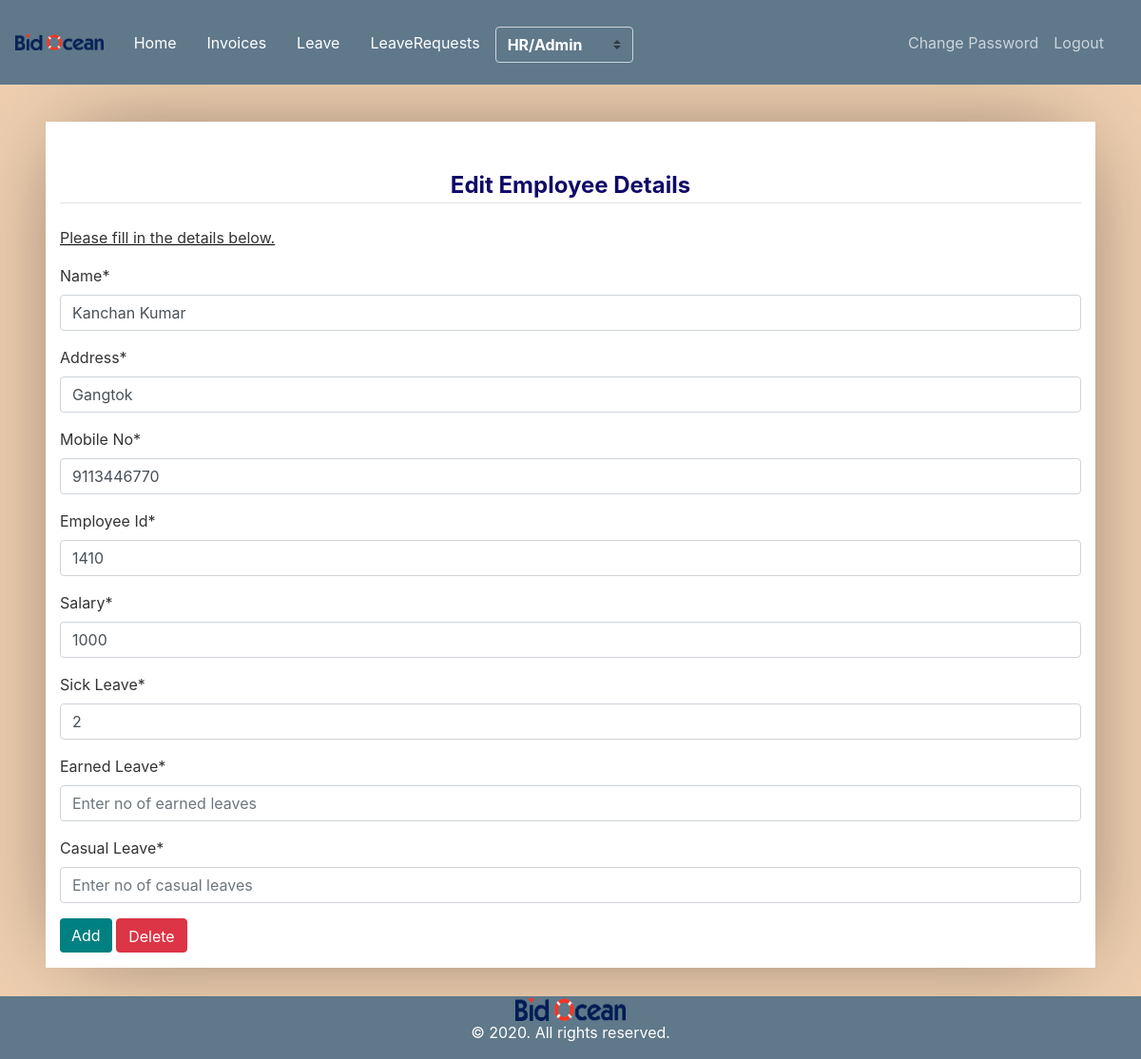
/employee-edit/1 (signed in), run on an earlier commit of the app's database.
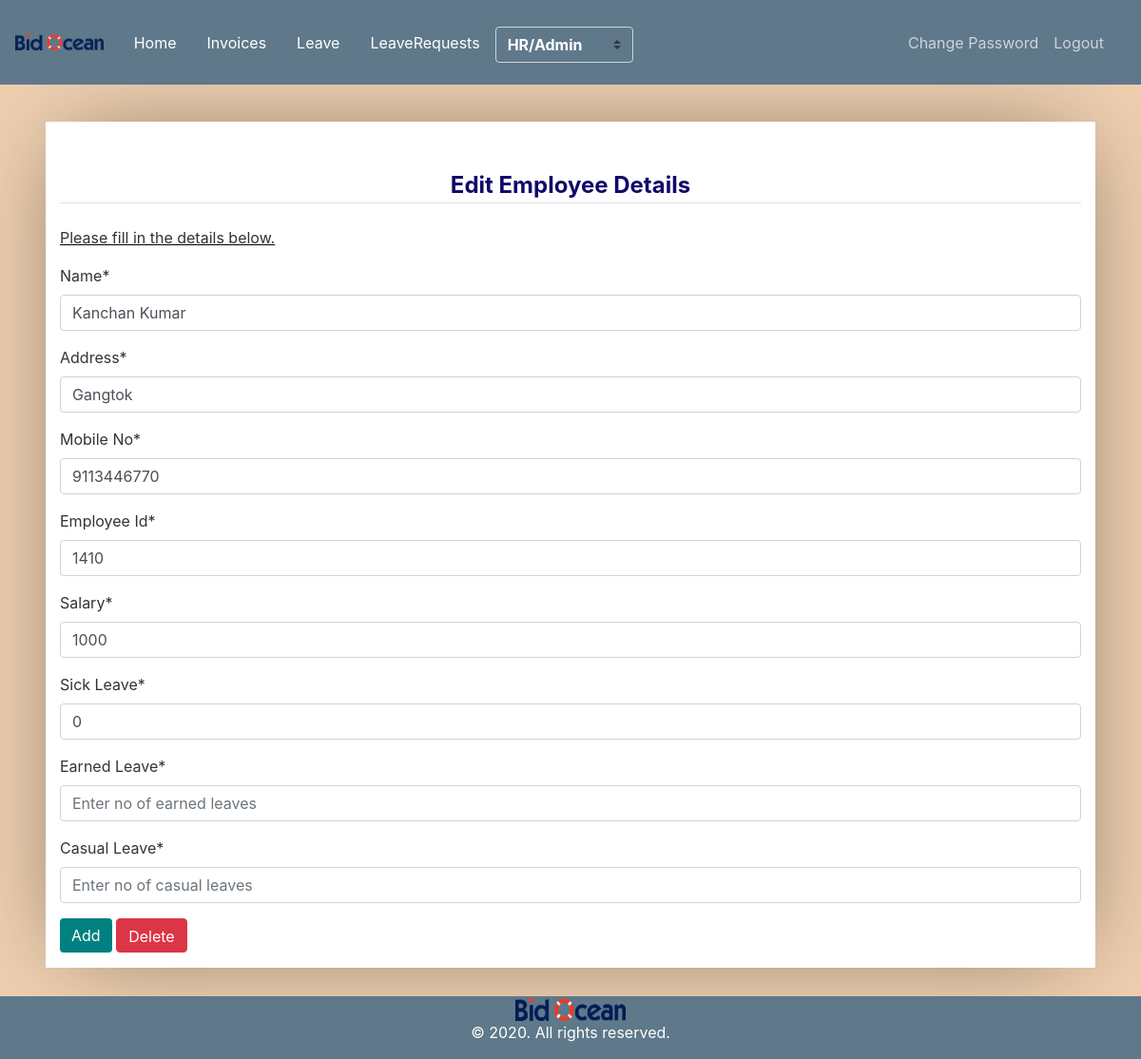
And on a later commit of the database.
### user_invoice/models.py (models this page shows, shortened)
class Employee(models.Model):
	id         = models.AutoField(primary_key=True)
	name       = models.CharField(max_length=300)
	role       = models.ForeignKey(Role,on_delete=models.CASCADE)
	salary     = models.CharField(max_length=300, null=True, blank=True)
	address    = models.CharField(max_length=300)
	emp_id     = models.CharField(max_length=300, null=True, blank=True)
	phone_no   = models.CharField(max_length=300)
	auth_tbl   = models.OneToOneField(Userdetail, on_delete=models.CASCADE)
	added_at   = models.DateTimeField(auto_now_add=True)
	is_manager = models.SmallIntegerField(default=0)
	report_to  = models.ForeignKey('self', on_delete=models.SET_NULL, null=True, blank=True, related_name='empreport_to')

### leave/models.py (models this page shows)
class LeaveBalance(models.Model):
	id           = models.AutoField(primary_key=True)
	paid_leave   = models.CharField(max_length=200)
	others_leave = models.CharField(max_length=200)
	sick_leave   = models.CharField(max_length=200)
	employee     = models.OneToOneField(Employee, on_delete=models.CASCADE, related_name='leave_bal')

### user_invoice/views.py (the view, shortened to what this page needs)
# urls.py: path('employee-edit/<int:pk>',views.EmployeeEditView.as_view(),name='employee_edit'),
class EmployeeEditView(AdminOrHRPanelMixin,TemplateView):
    template_name = 'user_invoice/add_employee.html'
    def get(self, request, pk):
        employee      = Employee.objects.get(pk=pk)
        roles         = Role.objects.all()        # employee_form = EmployeeForm()
        managers      = Employee.objects.filter(is_manager=1)
        context = {
            'employee'     : employee,
            'roles'        : roles,
            'submit'       : 'Edit Employee',
            'title'        : 'Edit employee',
            'role'         : Employee.objects.get(auth_tbl=self.request.user).role.name.lower(),
            'managers'     : managers
        }
        return render(request, self.template_name, context)

### user_invoice/mixin.py (called while the page is built)
    def test_func(self):
        user     = self.request.user
        employee = Employee.objects.get(auth_tbl=user)
        return employee.role.name.lower() == 'admin' or employee.role.name.lower() == 'hr'

### user_invoice/templates/user_invoice/add_employee.html (shortened to what this page needs)
{% extends "user_invoice/base.html" %}
{% load crispy_forms_tags %}
{% block content %}
	<article>
		<legend class="border-bottom mb-4" style="color: rgb(15, 9, 105);text-align: center;" ><b> {% if 'Add' in submit %}Verify Employee{% else %}{{submit}}{% endif %} Details</b> </legend>
		<form method='POST'>
			<div class="form-group">
				<p><u class="spelling">Please fill in the details below.</u> </p>
				<label for="formGropuNameInput">Name*</label>
				<input name="name" class="form-control" id="formGroupNameInput" value="{% if employee.name %}{{employee.name}} {% else %}{{user.firstname}} {{user.lastname}}{% endif %}" placeholder="Enter your name" required {% if 'Add' in submit %}readonly{% endif %}>
			</div>
			<div class="form-group">
				<label for="formGropuNameInput">Address*</label>
				<input name="address" class="form-control" id="formGroupNameInput" value="{% if employee.address %}{{employee.address}}{% else %}{{user.address}}{% endif %}" placeholder="Enter your address" required {% if 'Add' in submit %}readonly{% endif %}>
			</div>
			<div class="form-group">
				<label for="mobile_no">Mobile No*</label>
				<input type="number" class="form-control" id="mobile_no" maxlength="10" name="phone_no" pattern="[6-9]{1}[0-9]{9}" value="{% if employee.phone_no %}{{employee.phone_no}}{% else %}{{user.phone}}{% endif %}" placeholder="Enter Mobile No" {% if 'Add' in submit %}readonly{% endif %} >
			</div>
			<div class="form-group">
				<label for="mobile_no">Employee Id*</label>
				<input type="text" class="form-control" id="emp_id" name="emp_id"  value="{% if employee.emp_id %}{{employee.emp_id}}{% else %}{{user.employee_id}}{% endif %}" placeholder="Enter employee id" required="" {% if 'Add' in submit %}readonly{% endif %} >
			</div>
			<div class="form-group">
				<label for="mobile_no">Salary*</label>
				<input type="text" class="form-control" id="salary" name="salary" value="{% if employee.salary %}{{employee.salary}}{% else %}{{user.salary}}{% endif %}" placeholder="Enter salary" {% if 'Add' in submit %}readonly{% endif %}>
			</div>
			{% if 'Edit' in submit %}
			<div class="form-group">
				<label for="mobile_no">Sick Leave*</label>
				<input type="text" class="form-control" id="leaves" name="sick_leave" value="{{employee.leave_bal.sick_leave}}" placeholder="Enter no of sick leaves" required>
			</div>
			<div class="form-group">
				<label for="mobile_no">Earned Leave*</label>
				<input type="text" class="form-control" id="leaves" name="earned_leave" value="{{employee.leave_bal.earned_leave}}" placeholder="Enter no of earned leaves" required>
			</div>
			<div class="form-group">
				<label for="mobile_no">Casual Leave*</label>
				<input type="text" class="form-control" id="leaves" name="casual_leave" value="{{employee.leave_bal.casual_leave}}" placeholder="Enter no of casual leaves" required>
			</div>
			{% endif %}
			<div class="form-group">
				<a href="{{submit}}"><button  class="btn btn-primary" style="background-color:teal;border: none;">Add</button></a>
				{% if 'Edit' in submit %}
				<a href="{% url 'employee_delete' employee.pk %}"><input onclick="return confirm('Are you sure you want to delete?')" class="btn btn-danger" style="height: 36px;" type="button" value="Delete"></a>
				{% endif %}
			</div>
		</form>
	</article>
{% endblock content %}

What changed in the data, as far as the page shows it:
changed through a linked row, Employee "Kanchan Kumar": sick_leave "2" → "0"
